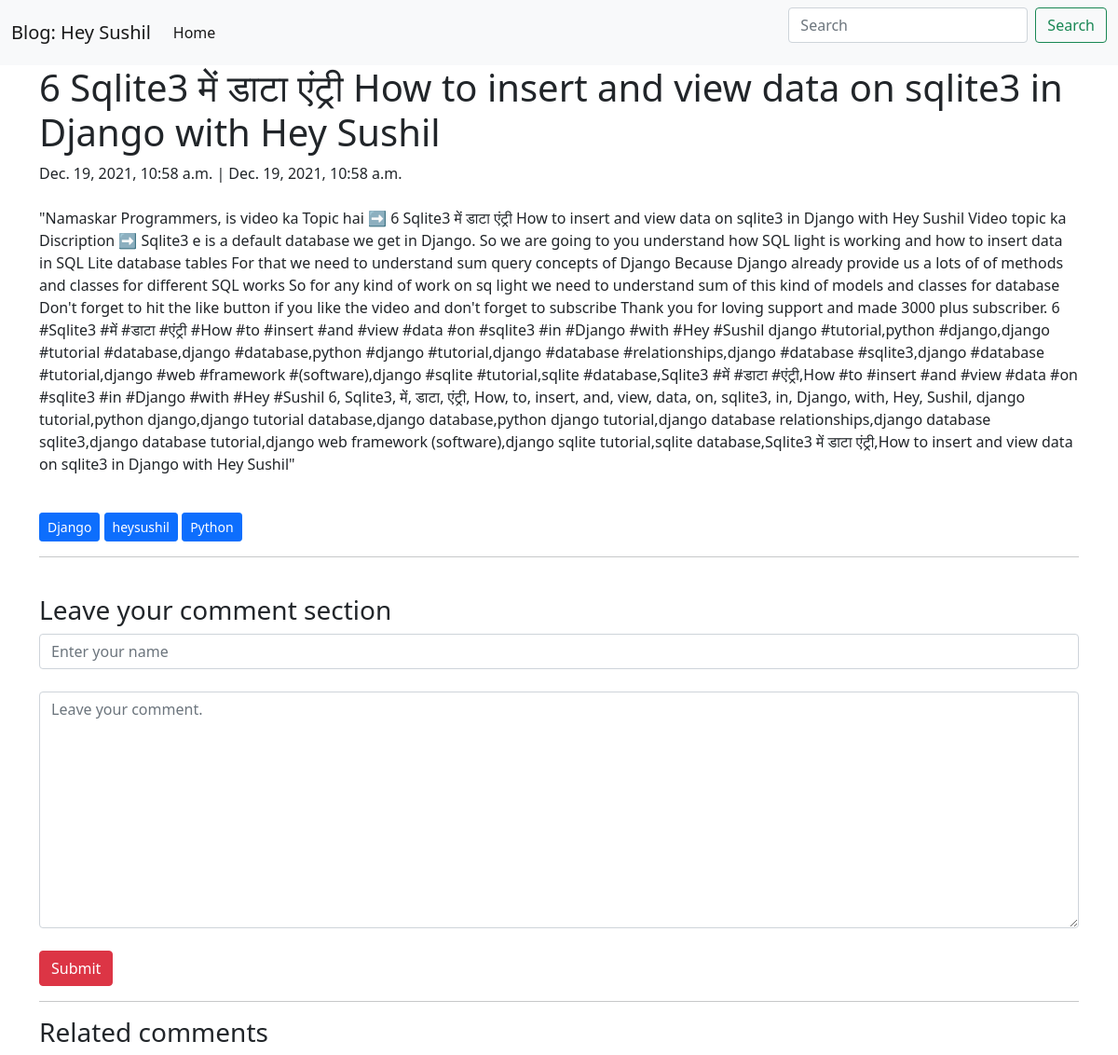
The app's page /blog/4/ with its own data.
### blog/models.py (models this page shows)
class Post(models.Model):
    title = models.CharField(max_length=400)
    body = models.TextField()
    created_on = models.DateTimeField(auto_now_add=True)
    last_modifed = models.DateTimeField(auto_now=True)
    categories = models.ManyToManyField('Category', related_name='posts')

class Category(models.Model):
    name = models.CharField(max_length=50)

### blog/views.py (the view, shortened to what this page needs)
# urls.py: path("<int:pk>/", views.blog_detail, name="blog_detial"),
def blog_detail(request, pk):
    post = Post.objects.get(pk=pk)
    form = CommentForm()
    comments = Comment.objects.filter(post=post)
    context = {
        "data":post,
        "comments":comments,
        "form":form,
        }
    return render(request, 'blog_detail.html', context)

### blog/forms.py
class CommentForm(forms.Form):
    author = forms.CharField(
        max_length=100,
        widget=forms.TextInput(
            attrs={
                "class":"form-control",
                "placeholder":"Enter your name"
            }
        )
    )
    body = forms.CharField(widget=forms.Textarea(
        attrs={
            "class":"form-control",
            "placeholder":"Leave your comment."
        }
    ))

### blog/templates/blog_detail.html (shortened to what this page needs)
{% extends 'blog_main.html' %}
{% block page_content %}
<div class="container">
    <div class="row">
        <div class="col-12 col-sm-12 col-md-12 col-lg-12">
            <h1>{{data.title}}</h1>
            {{data.created_on}} | {{data.last_modifed}}<br>
            <br>
            <p>{{data.body}}</p><br>
            {% for categroy in data.categories.all %}
            <a class="btn btn-sm btn-primary" href="{% url 'blog_category' categroy.name %}">{{categroy.name}}</a>
            {% endfor %}
            <br>
            <hr>
            <br>
            <h3>Leave your comment section</h3>
            <form action="/blog/{{data.pk}}/" method="post">
                <div>{{form.author}}</div><br>
                <div>{{form.body}}</div>
                <br>
                <button type="submit" class="btn btn-bg btn-danger">Submit</button>
            </form>
            <hr>
            <h3>Related comments</h3>
            {% endblock %}

### records on screen
Post: title "6 Sqlite3 में डाटा एंट्री How to insert and view data on sqlite3 in Django with Hey Sushil", created_on "Dec. 19, 2021, 10:58 a.m.", last_modifed "Dec. 19, 2021, 10:58 a.m.", body "\"Namaskar Programmers, is video ka Topic hai ➡️ 6 Sqlite3 में डाटा एंट्री How to insert and view data on sqlite3 in Django with Hey Sushil Video topic ka Discription ➡️ Sqlite3 e is a default database we get in Django. So we are going to you understand how SQL light is working and how to insert data in SQL Lite database tables For that we need to understand sum query concepts of Django Because Django already provide us a lots of of methods and classes for different SQL works So for any kind of work on sq light we need to understand sum of this kind of models and classes for database Don't forget to hit the like button if you like the video and don't forget to subscribe Thank you for loving…"
Category: name "Django"
Category: name "heysushil"
Category: name "Python"
